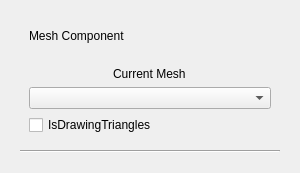
<?xml version="1.0" encoding="UTF-8"?>
<ui version="4.0">
 <class>MeshForm</class>
 <widget class="QWidget" name="MeshForm">
  <property name="geometry">
   <rect>
    <x>0</x>
    <y>0</y>
    <width>300</width>
    <height>140</height>
   </rect>
  </property>
  <property name="maximumSize">
   <size>
    <width>300</width>
    <height>300</height>
   </size>
  </property>
  <property name="windowTitle">
   <string>Form</string>
  </property>
  <layout class="QVBoxLayout" name="verticalLayout_3">
   <item>
    <layout class="QVBoxLayout" name="verticalLayout">
     <item>
      <widget class="QWidget" name="transHorizontalWidget" native="true">
       <property name="maximumSize">
        <size>
         <width>16777215</width>
         <height>300</height>
        </size>
       </property>
       <layout class="QVBoxLayout" name="verticalLayout_2">
        <item>
         <widget class="QWidget" name="meshUpperWidget" native="true">
          <property name="maximumSize">
           <size>
            <width>300</width>
            <height>50</height>
           </size>
          </property>
          <layout class="QVBoxLayout" name="verticalLayout_4">
           <item alignment="Qt::AlignLeft|Qt::AlignTop">
            <widget class="QLabel" name="MeshComponentLabel">
             <property name="maximumSize">
              <size>
               <width>16777215</width>
               <height>50</height>
              </size>
             </property>
             <property name="text">
              <string>Mesh Component</string>
             </property>
             <property name="textFormat">
              <enum>Qt::PlainText</enum>
             </property>
            </widget>
           </item>
          </layout>
         </widget>
        </item>
        <item>
         <widget class="QWidget" name="meshLowerWidget" native="true">
          <property name="maximumSize">
           <size>
            <width>16777215</width>
            <height>150</height>
           </size>
          </property>
          <layout class="QVBoxLayout" name="translateLayout">
           <item alignment="Qt::AlignHCenter|Qt::AlignTop">
            <widget class="QLabel" name="MeshLabel">
             <property name="maximumSize">
              <size>
               <width>16777215</width>
               <height>50</height>
              </size>
             </property>
             <property name="text">
              <string>Current Mesh</string>
             </property>
            </widget>
           </item>
           <item>
            <widget class="QComboBox" name="meshCompoBox"/>
           </item>
           <item alignment="Qt::AlignLeft">
            <widget class="QCheckBox" name="checkBox">
             <property name="maximumSize">
              <size>
               <width>16777215</width>
               <height>50</height>
              </size>
             </property>
             <property name="text">
              <string>IsDrawingTriangles</string>
             </property>
             <property name="tristate">
              <bool>false</bool>
             </property>
            </widget>
           </item>
          </layout>
         </widget>
        </item>
        <item>
         <widget class="Line" name="line">
          <property name="orientation">
           <enum>Qt::Horizontal</enum>
          </property>
         </widget>
        </item>
       </layout>
      </widget>
     </item>
    </layout>
   </item>
  </layout>
 </widget>
 <resources/>
 <connections/>
</ui>
